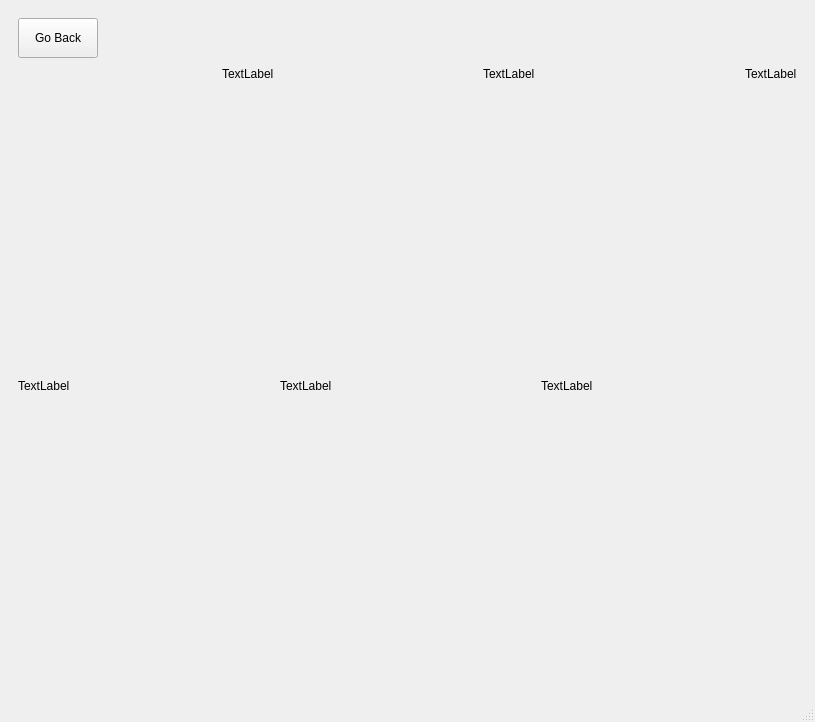
<?xml version="1.0" encoding="UTF-8"?>
<ui version="4.0">
 <class>MainWindow</class>
 <widget class="QMainWindow" name="MainWindow">
  <property name="windowModality">
   <enum>Qt::NonModal</enum>
  </property>
  <property name="geometry">
   <rect>
    <x>0</x>
    <y>0</y>
    <width>815</width>
    <height>722</height>
   </rect>
  </property>
  <property name="windowTitle">
   <string>PhotoGallery Maker</string>
  </property>
  <property name="autoFillBackground">
   <bool>false</bool>
  </property>
  <widget class="QWidget" name="centralwidget">
   <layout class="QHBoxLayout" name="horizontalLayout_3">
    <item>
     <widget class="QStackedWidget" name="stackedWidget">
      <property name="currentIndex">
       <number>2</number>
      </property>
      <widget class="QWidget" name="stackPage1">
       <layout class="QVBoxLayout" name="verticalLayout_2">
        <item alignment="Qt::AlignRight|Qt::AlignTop">
         <widget class="QPushButton" name="galleryButton">
          <property name="enabled">
           <bool>false</bool>
          </property>
          <property name="sizePolicy">
           <sizepolicy hsizetype="Fixed" vsizetype="Fixed">
            <horstretch>0</horstretch>
            <verstretch>0</verstretch>
           </sizepolicy>
          </property>
          <property name="minimumSize">
           <size>
            <width>60</width>
            <height>40</height>
           </size>
          </property>
          <property name="maximumSize">
           <size>
            <width>16777215</width>
            <height>16777215</height>
           </size>
          </property>
          <property name="text">
           <string>To Gallery</string>
          </property>
         </widget>
        </item>
        <item>
         <spacer name="verticalSpacer_2">
          <property name="orientation">
           <enum>Qt::Vertical</enum>
          </property>
          <property name="sizeType">
           <enum>QSizePolicy::MinimumExpanding</enum>
          </property>
          <property name="sizeHint" stdset="0">
           <size>
            <width>20</width>
            <height>40</height>
           </size>
          </property>
         </spacer>
        </item>
        <item>
         <widget class="QLabel" name="appName">
          <property name="sizePolicy">
           <sizepolicy hsizetype="Preferred" vsizetype="Minimum">
            <horstretch>0</horstretch>
            <verstretch>0</verstretch>
           </sizepolicy>
          </property>
          <property name="maximumSize">
           <size>
            <width>16777215</width>
            <height>1000</height>
           </size>
          </property>
          <property name="baseSize">
           <size>
            <width>2000</width>
            <height>3000</height>
           </size>
          </property>
          <property name="text">
           <string>&lt;html&gt;&lt;head/&gt;&lt;body&gt;&lt;p align=&quot;center&quot;&gt;&lt;span style=&quot; font-size:18pt;&quot;&gt;Welcome to &lt;/span&gt;&lt;/p&gt;&lt;p align=&quot;center&quot;&gt;&lt;span style=&quot; font-size:18pt; font-weight:600;&quot;&gt;PHOTOGALLERY MAKER&lt;/span&gt;&lt;/p&gt;&lt;/body&gt;&lt;/html&gt;</string>
          </property>
         </widget>
        </item>
        <item>
         <layout class="QHBoxLayout" name="horizontalLayout">
          <property name="sizeConstraint">
           <enum>QLayout::SetMinimumSize</enum>
          </property>
          <property name="topMargin">
           <number>30</number>
          </property>
          <item>
           <spacer name="horizontalSpacer">
            <property name="orientation">
             <enum>Qt::Horizontal</enum>
            </property>
            <property name="sizeHint" stdset="0">
             <size>
              <width>40</width>
              <height>20</height>
             </size>
            </property>
           </spacer>
          </item>
          <item>
           <widget class="QLineEdit" name="writeKeyword">
            <property name="placeholderText">
             <string>Type what do you want to see</string>
            </property>
           </widget>
          </item>
          <item>
           <widget class="QPushButton" name="enterButton">
            <property name="sizePolicy">
             <sizepolicy hsizetype="Minimum" vsizetype="Minimum">
              <horstretch>0</horstretch>
              <verstretch>0</verstretch>
             </sizepolicy>
            </property>
            <property name="maximumSize">
             <size>
              <width>100</width>
              <height>30</height>
             </size>
            </property>
            <property name="contextMenuPolicy">
             <enum>Qt::CustomContextMenu</enum>
            </property>
            <property name="layoutDirection">
             <enum>Qt::LeftToRight</enum>
            </property>
            <property name="text">
             <string>Enter</string>
            </property>
            <property name="autoDefault">
             <bool>false</bool>
            </property>
            <property name="default">
             <bool>false</bool>
            </property>
            <property name="flat">
             <bool>false</bool>
            </property>
           </widget>
          </item>
          <item>
           <spacer name="horizontalSpacer_2">
            <property name="orientation">
             <enum>Qt::Horizontal</enum>
            </property>
            <property name="sizeHint" stdset="0">
             <size>
              <width>40</width>
              <height>20</height>
             </size>
            </property>
           </spacer>
          </item>
         </layout>
        </item>
        <item>
         <widget class="QLabel" name="wrongKeywordMessege">
          <property name="enabled">
           <bool>false</bool>
          </property>
          <property name="text">
           <string>&lt;html&gt;&lt;head/&gt;&lt;body&gt;&lt;p align=&quot;center&quot;&gt;&lt;span style=&quot; font-size:10pt; color:#d12646;&quot;&gt;Couldn't find any photo. Try different keyword.&lt;/span&gt;&lt;/p&gt;&lt;/body&gt;&lt;/html&gt;</string>
          </property>
         </widget>
        </item>
        <item>
         <spacer name="verticalSpacer">
          <property name="orientation">
           <enum>Qt::Vertical</enum>
          </property>
          <property name="sizeType">
           <enum>QSizePolicy::Expanding</enum>
          </property>
          <property name="sizeHint" stdset="0">
           <size>
            <width>20</width>
            <height>40</height>
           </size>
          </property>
         </spacer>
        </item>
        <item>
         <widget class="QLabel" name="noteLabel">
          <property name="text">
           <string>&lt;html&gt;&lt;head/&gt;&lt;body&gt;&lt;p align=&quot;center&quot;&gt;Notice: Searching process may take up to 15 seconds &lt;/p&gt;&lt;/body&gt;&lt;/html&gt;</string>
          </property>
         </widget>
        </item>
        <item>
         <spacer name="verticalSpacer_5">
          <property name="orientation">
           <enum>Qt::Vertical</enum>
          </property>
          <property name="sizeHint" stdset="0">
           <size>
            <width>20</width>
            <height>40</height>
           </size>
          </property>
         </spacer>
        </item>
       </layout>
      </widget>
      <widget class="QWidget" name="stackPage2">
       <layout class="QHBoxLayout" name="horizontalLayout_6">
        <item>
         <layout class="QVBoxLayout" name="verticalLayout_10">
          <item alignment="Qt::AlignLeft|Qt::AlignTop">
           <widget class="QPushButton" name="backButton">
            <property name="sizePolicy">
             <sizepolicy hsizetype="Fixed" vsizetype="Fixed">
              <horstretch>0</horstretch>
              <verstretch>0</verstretch>
             </sizepolicy>
            </property>
            <property name="minimumSize">
             <size>
              <width>60</width>
              <height>40</height>
             </size>
            </property>
            <property name="text">
             <string>Go Back</string>
            </property>
           </widget>
          </item>
          <item>
           <spacer name="horizontalSpacer_6">
            <property name="orientation">
             <enum>Qt::Horizontal</enum>
            </property>
            <property name="sizeHint" stdset="0">
             <size>
              <width>40</width>
              <height>20</height>
             </size>
            </property>
           </spacer>
          </item>
         </layout>
        </item>
        <item>
         <widget class="QPushButton" name="leftButton">
          <property name="maximumSize">
           <size>
            <width>30</width>
            <height>100</height>
           </size>
          </property>
          <property name="text">
           <string>&lt;</string>
          </property>
         </widget>
        </item>
        <item>
         <layout class="QVBoxLayout" name="verticalLayout_8">
          <item>
           <layout class="QHBoxLayout" name="horizontalLayout_4">
            <item>
             <spacer name="horizontalSpacer_4">
              <property name="orientation">
               <enum>Qt::Horizontal</enum>
              </property>
              <property name="sizeHint" stdset="0">
               <size>
                <width>40</width>
                <height>20</height>
               </size>
              </property>
             </spacer>
            </item>
            <item>
             <widget class="QPushButton" name="rotLeftButton">
              <property name="sizePolicy">
               <sizepolicy hsizetype="Minimum" vsizetype="Maximum">
                <horstretch>0</horstretch>
                <verstretch>0</verstretch>
               </sizepolicy>
              </property>
              <property name="maximumSize">
               <size>
                <width>40</width>
                <height>40</height>
               </size>
              </property>
              <property name="text">
               <string/>
              </property>
              <property name="icon">
               <iconset>
                <normaloff>../../icons/rotateleft.png</normaloff>../../icons/rotateleft.png</iconset>
              </property>
             </widget>
            </item>
            <item>
             <widget class="QPushButton" name="rotRightButton">
              <property name="sizePolicy">
               <sizepolicy hsizetype="Minimum" vsizetype="Maximum">
                <horstretch>0</horstretch>
                <verstretch>0</verstretch>
               </sizepolicy>
              </property>
              <property name="minimumSize">
               <size>
                <width>0</width>
                <height>40</height>
               </size>
              </property>
              <property name="maximumSize">
               <size>
                <width>40</width>
                <height>40</height>
               </size>
              </property>
              <property name="text">
               <string/>
              </property>
              <property name="icon">
               <iconset>
                <normaloff>../../icons/rotateright.png</normaloff>../../icons/rotateright.png</iconset>
              </property>
             </widget>
            </item>
            <item>
             <spacer name="horizontalSpacer_3">
              <property name="orientation">
               <enum>Qt::Horizontal</enum>
              </property>
              <property name="sizeHint" stdset="0">
               <size>
                <width>40</width>
                <height>20</height>
               </size>
              </property>
             </spacer>
            </item>
            <item>
             <widget class="QCheckBox" name="blurredBox">
              <property name="font">
               <font>
                <pointsize>14</pointsize>
               </font>
              </property>
              <property name="text">
               <string>blurred</string>
              </property>
             </widget>
            </item>
            <item>
             <widget class="QCheckBox" name="black_whiteBox">
              <property name="font">
               <font>
                <pointsize>14</pointsize>
               </font>
              </property>
              <property name="text">
               <string>black and white</string>
              </property>
             </widget>
            </item>
            <item>
             <widget class="QPushButton" name="saveButton">
              <property name="text">
               <string>Save</string>
              </property>
             </widget>
            </item>
            <item>
             <spacer name="horizontalSpacer_5">
              <property name="orientation">
               <enum>Qt::Horizontal</enum>
              </property>
              <property name="sizeHint" stdset="0">
               <size>
                <width>40</width>
                <height>20</height>
               </size>
              </property>
             </spacer>
            </item>
           </layout>
          </item>
          <item>
           <widget class="QStackedWidget" name="imgStack">
            <property name="currentIndex">
             <number>4</number>
            </property>
            <widget class="QWidget" name="img_page1">
             <layout class="QVBoxLayout" name="verticalLayout">
              <item>
               <widget class="QLabel" name="img1">
                <property name="maximumSize">
                 <size>
                  <width>1920</width>
                  <height>1080</height>
                 </size>
                </property>
                <property name="text">
                 <string>TextLabel</string>
                </property>
                <property name="scaledContents">
                 <bool>false</bool>
                </property>
                <property name="alignment">
                 <set>Qt::AlignCenter</set>
                </property>
               </widget>
              </item>
             </layout>
            </widget>
            <widget class="QWidget" name="img_page2">
             <layout class="QVBoxLayout" name="verticalLayout_3">
              <item>
               <widget class="QLabel" name="img2">
                <property name="maximumSize">
                 <size>
                  <width>1920</width>
                  <height>1080</height>
                 </size>
                </property>
                <property name="text">
                 <string>TextLabel</string>
                </property>
                <property name="scaledContents">
                 <bool>false</bool>
                </property>
                <property name="alignment">
                 <set>Qt::AlignCenter</set>
                </property>
               </widget>
              </item>
             </layout>
            </widget>
            <widget class="QWidget" name="img_page3">
             <layout class="QVBoxLayout" name="verticalLayout_4">
              <item>
               <widget class="QLabel" name="img3">
                <property name="maximumSize">
                 <size>
                  <width>1920</width>
                  <height>1080</height>
                 </size>
                </property>
                <property name="text">
                 <string>TextLabel</string>
                </property>
                <property name="scaledContents">
                 <bool>false</bool>
                </property>
                <property name="alignment">
                 <set>Qt::AlignCenter</set>
                </property>
               </widget>
              </item>
             </layout>
            </widget>
            <widget class="QWidget" name="img_page4">
             <layout class="QVBoxLayout" name="verticalLayout_5">
              <item>
               <widget class="QLabel" name="img4">
                <property name="maximumSize">
                 <size>
                  <width>1920</width>
                  <height>1080</height>
                 </size>
                </property>
                <property name="text">
                 <string>TextLabel</string>
                </property>
                <property name="scaledContents">
                 <bool>false</bool>
                </property>
                <property name="alignment">
                 <set>Qt::AlignCenter</set>
                </property>
               </widget>
              </item>
             </layout>
            </widget>
            <widget class="QWidget" name="img_page5">
             <layout class="QVBoxLayout" name="verticalLayout_6">
              <item>
               <widget class="QLabel" name="img5">
                <property name="maximumSize">
                 <size>
                  <width>1920</width>
                  <height>1000</height>
                 </size>
                </property>
                <property name="text">
                 <string>TextLabel</string>
                </property>
                <property name="scaledContents">
                 <bool>false</bool>
                </property>
                <property name="alignment">
                 <set>Qt::AlignCenter</set>
                </property>
               </widget>
              </item>
             </layout>
            </widget>
            <widget class="QWidget" name="img_page6">
             <layout class="QVBoxLayout" name="verticalLayout_7">
              <item>
               <widget class="QLabel" name="img6">
                <property name="enabled">
                 <bool>true</bool>
                </property>
                <property name="sizePolicy">
                 <sizepolicy hsizetype="Preferred" vsizetype="Preferred">
                  <horstretch>0</horstretch>
                  <verstretch>0</verstretch>
                 </sizepolicy>
                </property>
                <property name="maximumSize">
                 <size>
                  <width>1920</width>
                  <height>1080</height>
                 </size>
                </property>
                <property name="baseSize">
                 <size>
                  <width>1920</width>
                  <height>1080</height>
                 </size>
                </property>
                <property name="text">
                 <string/>
                </property>
                <property name="scaledContents">
                 <bool>false</bool>
                </property>
                <property name="alignment">
                 <set>Qt::AlignCenter</set>
                </property>
               </widget>
              </item>
             </layout>
            </widget>
           </widget>
          </item>
          <item alignment="Qt::AlignHCenter">
           <widget class="QPushButton" name="collageButton">
            <property name="sizePolicy">
             <sizepolicy hsizetype="Fixed" vsizetype="Fixed">
              <horstretch>0</horstretch>
              <verstretch>0</verstretch>
             </sizepolicy>
            </property>
            <property name="minimumSize">
             <size>
              <width>200</width>
              <height>50</height>
             </size>
            </property>
            <property name="layoutDirection">
             <enum>Qt::LeftToRight</enum>
            </property>
            <property name="text">
             <string>Create collage</string>
            </property>
           </widget>
          </item>
         </layout>
        </item>
        <item>
         <widget class="QPushButton" name="rightButton">
          <property name="maximumSize">
           <size>
            <width>30</width>
            <height>100</height>
           </size>
          </property>
          <property name="text">
           <string>&gt;</string>
          </property>
         </widget>
        </item>
        <item>
         <spacer name="horizontalSpacer_7">
          <property name="orientation">
           <enum>Qt::Horizontal</enum>
          </property>
          <property name="sizeHint" stdset="0">
           <size>
            <width>40</width>
            <height>20</height>
           </size>
          </property>
         </spacer>
        </item>
       </layout>
      </widget>
      <widget class="QWidget" name="stackPage3">
       <layout class="QVBoxLayout" name="verticalLayout_9">
        <item>
         <layout class="QHBoxLayout" name="horizontalLayout_8">
          <item alignment="Qt::AlignLeft|Qt::AlignTop">
           <widget class="QPushButton" name="returnButton">
            <property name="sizePolicy">
             <sizepolicy hsizetype="Fixed" vsizetype="Fixed">
              <horstretch>0</horstretch>
              <verstretch>0</verstretch>
             </sizepolicy>
            </property>
            <property name="minimumSize">
             <size>
              <width>60</width>
              <height>40</height>
             </size>
            </property>
            <property name="text">
             <string>Go Back</string>
            </property>
           </widget>
          </item>
         </layout>
        </item>
        <item>
         <layout class="QHBoxLayout" name="horizontalLayout_5">
          <item>
           <spacer name="horizontalSpacer_11">
            <property name="orientation">
             <enum>Qt::Horizontal</enum>
            </property>
            <property name="sizeHint" stdset="0">
             <size>
              <width>40</width>
              <height>20</height>
             </size>
            </property>
           </spacer>
          </item>
          <item>
           <widget class="QLabel" name="collageImg1">
            <property name="frameShape">
             <enum>QFrame::NoFrame</enum>
            </property>
            <property name="text">
             <string>TextLabel</string>
            </property>
           </widget>
          </item>
          <item>
           <spacer name="horizontalSpacer_8">
            <property name="orientation">
             <enum>Qt::Horizontal</enum>
            </property>
            <property name="sizeHint" stdset="0">
             <size>
              <width>40</width>
              <height>20</height>
             </size>
            </property>
           </spacer>
          </item>
          <item>
           <widget class="QLabel" name="collageImg2">
            <property name="frameShape">
             <enum>QFrame::NoFrame</enum>
            </property>
            <property name="text">
             <string>TextLabel</string>
            </property>
           </widget>
          </item>
          <item>
           <spacer name="horizontalSpacer_9">
            <property name="orientation">
             <enum>Qt::Horizontal</enum>
            </property>
            <property name="sizeHint" stdset="0">
             <size>
              <width>40</width>
              <height>20</height>
             </size>
            </property>
           </spacer>
          </item>
          <item>
           <widget class="QLabel" name="collageImg3">
            <property name="frameShape">
             <enum>QFrame::NoFrame</enum>
            </property>
            <property name="text">
             <string>TextLabel</string>
            </property>
           </widget>
          </item>
         </layout>
        </item>
        <item>
         <spacer name="verticalSpacer_3">
          <property name="orientation">
           <enum>Qt::Vertical</enum>
          </property>
          <property name="sizeHint" stdset="0">
           <size>
            <width>20</width>
            <height>40</height>
           </size>
          </property>
         </spacer>
        </item>
        <item>
         <layout class="QHBoxLayout" name="horizontalLayout_7">
          <item>
           <widget class="QLabel" name="collageImg4">
            <property name="frameShape">
             <enum>QFrame::NoFrame</enum>
            </property>
            <property name="frameShadow">
             <enum>QFrame::Plain</enum>
            </property>
            <property name="text">
             <string>TextLabel</string>
            </property>
           </widget>
          </item>
          <item>
           <spacer name="horizontalSpacer_13">
            <property name="orientation">
             <enum>Qt::Horizontal</enum>
            </property>
            <property name="sizeHint" stdset="0">
             <size>
              <width>40</width>
              <height>20</height>
             </size>
            </property>
           </spacer>
          </item>
          <item>
           <widget class="QLabel" name="collageImg5">
            <property name="frameShape">
             <enum>QFrame::NoFrame</enum>
            </property>
            <property name="frameShadow">
             <enum>QFrame::Plain</enum>
            </property>
            <property name="lineWidth">
             <number>1</number>
            </property>
            <property name="text">
             <string>TextLabel</string>
            </property>
           </widget>
          </item>
          <item>
           <spacer name="horizontalSpacer_14">
            <property name="orientation">
             <enum>Qt::Horizontal</enum>
            </property>
            <property name="sizeHint" stdset="0">
             <size>
              <width>40</width>
              <height>20</height>
             </size>
            </property>
           </spacer>
          </item>
          <item>
           <widget class="QLabel" name="collageImg6">
            <property name="frameShape">
             <enum>QFrame::NoFrame</enum>
            </property>
            <property name="frameShadow">
             <enum>QFrame::Plain</enum>
            </property>
            <property name="text">
             <string>TextLabel</string>
            </property>
           </widget>
          </item>
          <item>
           <spacer name="horizontalSpacer_15">
            <property name="orientation">
             <enum>Qt::Horizontal</enum>
            </property>
            <property name="sizeHint" stdset="0">
             <size>
              <width>40</width>
              <height>20</height>
             </size>
            </property>
           </spacer>
          </item>
         </layout>
        </item>
        <item>
         <spacer name="verticalSpacer_4">
          <property name="orientation">
           <enum>Qt::Vertical</enum>
          </property>
          <property name="sizeHint" stdset="0">
           <size>
            <width>20</width>
            <height>40</height>
           </size>
          </property>
         </spacer>
        </item>
       </layout>
      </widget>
     </widget>
    </item>
   </layout>
  </widget>
  <widget class="QStatusBar" name="statusbar"/>
 </widget>
 <resources/>
 <connections/>
</ui>
